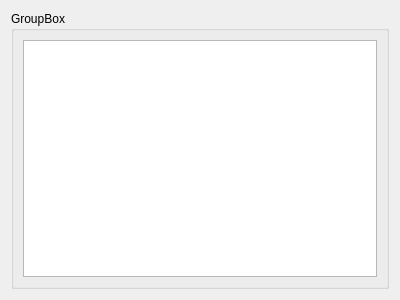
<?xml version="1.0" encoding="UTF-8"?>
<ui version="4.0">
 <class>MapWidget</class>
 <widget class="QWidget" name="MapWidget">
  <property name="geometry">
   <rect>
    <x>0</x>
    <y>0</y>
    <width>400</width>
    <height>300</height>
   </rect>
  </property>
  <property name="windowTitle">
   <string>Form</string>
  </property>
  <layout class="QVBoxLayout" name="verticalLayout">
   <item>
    <widget class="QGroupBox" name="groupBox">
     <property name="sizePolicy">
      <sizepolicy hsizetype="MinimumExpanding" vsizetype="MinimumExpanding">
       <horstretch>0</horstretch>
       <verstretch>0</verstretch>
      </sizepolicy>
     </property>
     <property name="title">
      <string>GroupBox</string>
     </property>
     <layout class="QHBoxLayout" name="horizontalLayout">
      <item>
       <widget class="QGraphicsView" name="graphicsView_image">
        <property name="backgroundBrush">
         <brush brushstyle="SolidPattern">
          <color alpha="255">
           <red>0</red>
           <green>0</green>
           <blue>0</blue>
          </color>
         </brush>
        </property>
        <property name="foregroundBrush">
         <brush brushstyle="NoBrush">
          <color alpha="255">
           <red>0</red>
           <green>0</green>
           <blue>0</blue>
          </color>
         </brush>
        </property>
       </widget>
      </item>
     </layout>
    </widget>
   </item>
  </layout>
 </widget>
 <resources/>
 <connections/>
</ui>
